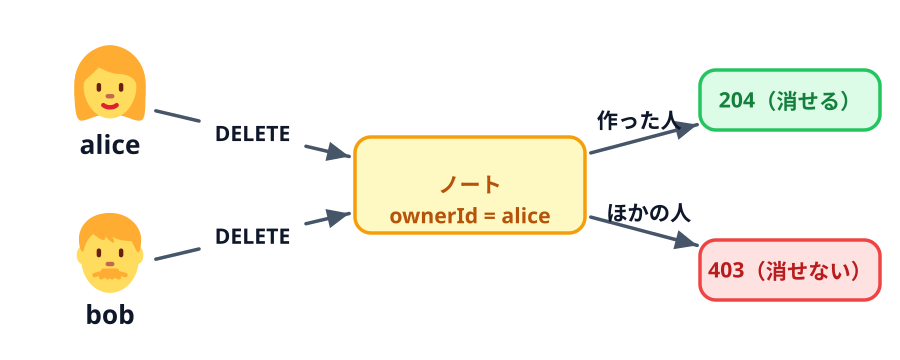

This chart was generated by the following Python code:
"""03-03「認可を設計する」の図。

alice が作ったノートには ownerId = alice が入る。bob のトークンで消そうとすると 403、
alice のトークンなら 204 になる。
スキーマ: CONTAINER（ノート）+ BLOCKAGE（403）+ SOURCE-PATH-GOAL（204）。
"""

import os
import sys
from pathlib import Path

sys.path.insert(0, str(next(p / ".claude/skills/genfig" for p in Path(__file__).resolve().parents
                            if (p / ".claude/skills/genfig").is_dir())))
from genfig import Canvas  # noqa: E402

c = Canvas(900, 360)

alice = c.node(110, 100, "alice", emoji_cp="1f469")  # 👩
bob = c.node(110, 270, "bob", emoji_cp="1f468")  # 👨
note = c.node(470, 185, "ノート\nownerId = alice", shape="square",
              color="yellow", w=230, h=96, label_scale="label")
ok = c.node(790, 100, "204（消せる）", shape="square", color="green", w=180, h=60,
            label_scale="label")
ng = c.node(790, 270, "403（消せない）", shape="square", color="red", w=180, h=60,
            label_scale="label")

c.link(alice, note, label="DELETE")
c.link(bob, note, label="DELETE")
c.link(note, ok, label="作った人")
c.link(note, ng, label="ほかの人")

c.save("01-authorization.svg")
